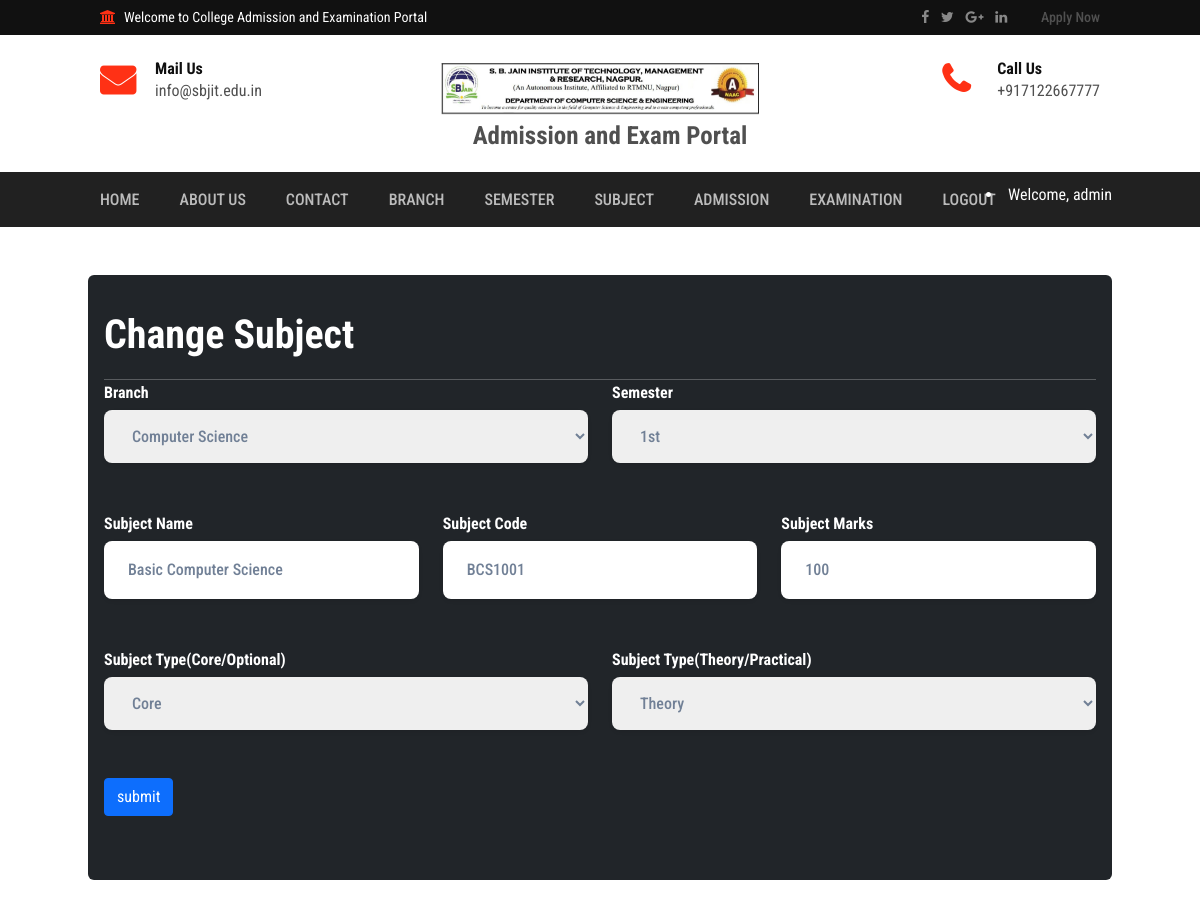
Screenshot of /change-subject/1/ (signed in) with the database file from the repository.
### collegeapp/models.py (models this page shows, shortened)
class Subject(models.Model):
    branch = models.ForeignKey(Branch, on_delete=models.CASCADE, null=True, blank=True)
    semester = models.ForeignKey(Semester, on_delete=models.CASCADE, null=True, blank=True)
    name = models.CharField(max_length=100, null=True, blank=True)
    code = models.CharField(max_length=100, null=True, blank=True)
    subjecttype = models.IntegerField(choices=SUBJECTTYPE, null=True, blank=True)
    theroytype = models.IntegerField(choices=THEORYTYPE, null=True, blank=True)
    marks = models.CharField(max_length=100, null=True, blank=True)
    created = models.DateTimeField(auto_now_add=True, blank=True)

class Branch(models.Model):
    name = models.CharField(max_length=100, null=True, blank=True)
    code = models.CharField(max_length=100, null=True, blank=True)
    created = models.DateTimeField(auto_now_add=True, blank=True)

class Semester(models.Model):
    name = models.CharField(max_length=100, null=True, blank=True)
    created = models.DateTimeField(auto_now_add=True, blank=True)

### collegeapp/views.py (the view, shortened to what this page needs)
# urls.py: path('change-subject/<int:pid>/', change_subject, name='change_subject'),
def change_subject(request, pid=None):
    branch = None
    if pid:
        subject = Subject.objects.get(id=pid)
    semester = Semester.objects.all()
    branch = Branch.objects.all()
    theroytype = THEORYTYPE
    subjecttype = SUBJECTTYPE
    return render(request, 'change_subject.html', locals())

### collegeapp/templates/change_subject.html (shortened to what this page needs)
{% extends 'index.html' %}
{% load static %}
{% load custom_tags %}
{% block body %}
<link rel="stylesheet" href="https://unpkg.com/tailwindcss@^1.0/dist/tailwind.min.css">
<div class="container bg-dark p-3 my-5" style="border-radius:6px">
    <h1>{% if not subject %}Add{% else %}Change{% endif %} Subject</h1><hr style="color:white">
    <form action="{% if not subject %}/add-subject/{% else %}/change-subject/{{subject.id}}/{% endif %}" method="post" enctype="multipart/form-data">
        <div class="row">
            <div class="col-md-6 mb-5">
                <label for="branch" class="font-bold mb-1 text-gray-700 block" style="color:white">Branch</label>
                <select class="w-full px-4 py-3 rounded-lg shadow-sm focus:outline-none focus:shadow-outline text-gray-600 font-medium" name="branch">
                    {% for i in branch %}
                    <option value="{{i.id}}" {% if i.id == subject.branch.id %}selected{% endif %}>{{i.name}}</option>
                    {% endfor %}
                </select>
            </div>
            <div class="col-md-6 mb-5">
                <label for="semester" class="font-bold mb-1 text-gray-700 block" style="color:white">Semester</label>
                <select class="w-full px-4 py-3 rounded-lg shadow-sm focus:outline-none focus:shadow-outline text-gray-600 font-medium" name="semester">
                    {% for i in semester %}
                    <option value="{{i.id}}" {% if i.id == subject.semester.id %}selected{% endif %}>{{i.name}}</option>
                    {% endfor %}
                </select>
            </div>
        </div>
        <div class="row">
            <div class="col-md-4 mb-5">
                <label for="email" class="font-bold mb-1 text-gray-700 block" style="color:white">Subject Name</label>
                <input type="text"
                    class="w-full px-4 py-3 rounded-lg shadow-sm focus:outline-none focus:shadow-outline text-gray-600 font-medium"
                    name="name" placeholder="Enter Subject Name" value="{{subject.name}}">
            </div>
            <div class="col-md-4 mb-5">
                <label for="email" class="font-bold mb-1 text-gray-700 block" style="color:white">Subject Code</label>
                <input type="text"
                    class="w-full px-4 py-3 rounded-lg shadow-sm focus:outline-none focus:shadow-outline text-gray-600 font-medium"
                    name="code" placeholder="Enter Subject Code" value="{{subject.code}}">
            </div>
            <div class="col-md-4 mb-5">
                <label for="email" class="font-bold mb-1 text-gray-700 block" style="color:white">Subject Marks</label>
                <input type="text"
                    class="w-full px-4 py-3 rounded-lg shadow-sm focus:outline-none focus:shadow-outline text-gray-600 font-medium"
                    name="marks" placeholder="Enter marks" value="{{subject.marks}}">
            </div>
        </div>
        <div class="row">
            <div class="col-md-6 mb-5">
                <label for="email" class="font-bold mb-1 text-gray-700 block" style="color:white">Subject Type(Core/Optional)</label>
                <select class="w-full px-4 py-3 rounded-lg shadow-sm focus:outline-none focus:shadow-outline text-gray-600 font-medium" name="subjecttype">
                    {% for i in subjecttype %}
                    <option value="{{i.0}}" {% if i.0 == subject.subjecttype %}selected{% endif %}>{{i.1}}</option>
                    {% endfor %}
                </select>
            </div>
            <div class="col-md-6 mb-5">
                <label for="email" class="font-bold mb-1 text-gray-700 block" style="color:white">Subject Type(Theory/Practical)</label>
                <select class="w-full px-4 py-3 rounded-lg shadow-sm focus:outline-none focus:shadow-outline text-gray-600 font-medium" name="theroytype">
                    {% for i in theroytype %}
                    <option value="{{i.0}}" {% if i.0 == subject.theroytype %}selected{% endif %}>{{i.1}}</option>
                    {% endfor %}
                </select>
            </div>
        </div>
        <input type="submit" class="btn btn-primary mb-5" value="submit"/>
</div>
{% endblock %}

### collegeapp/templates/index.html (shortened to what this page needs)
<!DOCTYPE html>
{% load static %}
<html lang="zxx">
<head>
    <link rel="stylesheet" type="text/css" href="{% static 'css/bootstrap.min.css' %}">
    <link rel="stylesheet" type="text/css" href="{% static 'css/font-awesome.min.css' %}">
    <link rel="stylesheet" type="text/css" href="{% static 'css/animate.css' %}">
    <link rel="stylesheet" type="text/css" href="{% static 'css/owl.carousel.css' %}">
    <link rel="stylesheet" type="text/css" href="{% static 'css/slick.css' %}">
    <link rel="stylesheet" type="text/css" href="{% static 'css/magnific-popup.css' %}">
    <link rel="stylesheet" type="text/css" href="{% static 'css/off-canvas.css' %}">
    <link rel="stylesheet" type="text/css" href="{% static 'css/rsmenu-main.css' %}">
    <link rel="stylesheet" type="text/css" href="{% static 'css/rsmenu-transitions.css' %}">
    <link rel="stylesheet" type="text/css" href="{% static 'style.css' %}">
    <link rel="stylesheet" type="text/css" href="{% static 'css/responsive.css' %}">
    <link rel="stylesheet" href="https://cdnjs.cloudflare.com/ajax/libs/font-awesome/4.7.0/css/font-awesome.min.css">
</head>
<body class="home1">
    <div class="full-width-header">
        <div class="rs-toolbar">
            <div class="container">
                <div class="row">
                    <div class="col-md-6">
                        <div class="rs-toolbar-left">
                            <div class="welcome-message">
                                <i class="fa fa-bank"></i><span>Welcome to College Admission and Examination Portal</span>
                            </div>
                        </div>
                    </div>
                    <div class="col-md-6">
                        <div class="rs-toolbar-right">
                            <div class="toolbar-share-icon">
                                <ul>
                                    <li><a href="https://www.facebook.com/officialsbjain/" target="_blank"><i class="fa fa-facebook"></i></a></li>
                                    <li><a href="https://twitter.com/officialsbjain?s=09" target="_blank"><i class="fa fa-twitter"></i></a></li>
                                    <li><a href="https://www.sbjit.edu.in/" target="_blank"><i class="fa fa-google-plus"></i></a></li>
                                    <li><a href="https://www.linkedin.com/in/s-b-jain-nagpur-7a65a3153/" target="_blank"><i class="fa fa-linkedin"></i></a></li>
                                </ul>
                            </div>
                            <a href="/student-register/" class="apply-btn">Apply Now</a>
                        </div>
                    </div>
                </div>
            </div>
        </div>
        <header id="rs-header" class="rs-header">
            <div class="rs-header-top">
                <div class="container">
                    <div class="row">
                        <div class="col-md-4 col-sm-12">
                            <div class="header-contact">
                                <div id="info-details" class="widget-text">
                                    <i class="fa fa-envelope"></i>
                                    <div class="info-text">
                                        <a href="mailto:info@domain.com">
						                    	<span>Mail Us</span>
												info@sbjit.edu.in
											</a>
                                    </div>
                                </div>
                            </div>
                        </div>
                        <div class="col-md-4 col-sm-12">
                            <div class="logo-area text-center">
                                <a href="/"><img src="{% static 'images/college logo photo.png' %}" style="width:600px;height:60px;padding-bottom: 0.5rem;" alt="logo">
                                    <b style="font-size:25px;margin-left:20px;font-weight:bold">Admission and Exam Portal</b>
                                </a>
                            </div>
                        </div>
                        <div class="col-md-4 col-sm-12">
                            <div class="header-contact pull-right">
                                <div id="phone-details" class="widget-text">
                                    <i class="fa fa-phone"></i>
                                    <div class="info-text">
                                        <a href="tel:4155551234">
						                    	<span>Call Us</span>
												+917122667777
											</a>
                                    </div>
                                </div>
                            </div>
                        </div>
                    </div>
                </div>
            </div>
            <div class="menu-area menu-sticky">
                <div class="container">
                    <div class="main-menu">
                        <div class="row relative">
                            <div class="col-sm-12">
                                <nav class="rs-menu">
                                    <ul class="nav-menu">
                                        <li><a href="/" class="home">Home</a>
                                        </li>
                                        <li> <a href="/about/">About Us</a>
                                        </li>
                                        <li> <a href="/contact/">Contact</a></li>
                                        {% if request.user.is_authenticated %}
                                        {% if request.user.is_staff %}
                                            <li class="menu-item-has-children"> <a href="#">Branch</a>
                                            </li>
                                            <li class="menu-item-has-children"> <a href="#">Semester</a>
                                            </li>
                                            <li class="menu-item-has-children"> <a href="#">Subject</a>
                                            </li>
                                            <li class="menu-item-has-children"> <a href="#">Admission</a>
                                            </li>
                                            <li class="menu-item-has-children"> <a href="#">Examination</a>
                                            </li>
                                            <li> <a href="/logout/">Logout</a></li>
                                        {% else %}
                                            <li> <a href="/complete-registration/">Admission Form</a></li>
                                            <li> <a href="/exam-process">Examination Form</a></li>
                                            <li> <a href="/logout/">Logout</a></li>
                                        {% endif %}
                                        {% else %}
                                            <li> <a href="/student-register/">Register</a></li>
                                            <li> <a href="/login/">Login</a></li>
                                            <li> <a href="/admin-login/">Admin Login</a></li>
                                        {% endif %}
                                    </ul>
                                </nav>
                                <div class="right-bar-icon rs-offcanvas-link text-right">
                                    {% if request.user.is_authenticated %}
                                    {% if request.user.is_staff %}
                                    <li style="color:white;padding-top:10px">Welcome, {{request.user.username}}</li>
                                    {% else %}
                                    <li style="color:white;padding-top:10px">Welcome, {{request.user.first_name}} {{request.user.last_name}}</li>
                                    {% endif %}
                                    {% endif %}
                                </div>
                            </div>
                        </div>
                    </div>
                </div>
            </div>
        </header>
    </div>
    {% block body %}
    {% endblock %}
</body>
</html>

### collegeapp/static/css/off-canvas.css (style rules this page uses)
.rs-menu.rs-menu-close, .sidebar_nav.navbar-inverse { background: transparent; }

### collegeapp/static/css/rsmenu-main.css (style rules this page uses)
.rs-menu { float: left; clear: both; width: 100%; font-size: 0; position: relative; }
.rs-menu ul, .rs-menu li, .rs-menu p, .rs-menu a, .rs-menu div, .rs-menu i { border: 0; margin: 0; padding: 0; }
.rs-menu li { display: block; vertical-align: top; position: relative; }
.rs-menu a { display: block; padding: 16px; }
.rs-menu a { color: #bbb; -webkit-tap-highlight-color: rgba(0, 0, 0, 0); }
.nav-menu>li>a { font-size: 14px; text-transform: uppercase; font-weight: 500; height: 55px; line-height: 55px; }
.rs-menu a { padding: 0px 20px; }
.inner-page .rs-menu ul.nav-menu>li>a, .home3 .rs-menu ul.nav-menu>li>a, .home1 .rs-menu ul.nav-menu>li>a { padding: 0; }
.inner-page .rs-menu ul.nav-menu>li, .home3 .rs-menu ul.nav-menu>li, .home1 .rs-menu ul.nav-menu>li { margin-right: 40px }
.home1 .rs-menu ul.nav-menu>li:last-child { margin-right: 0; }
.rs-menu ul, .home1 .rs-menu ul, .home4 .rs-menu ul { text-align: left; }
.rs-menu li { font-size: 14px; }
.nav-menu { position: relative; }
@media screen and (min-width: 992px) { .rs-menu { height: auto !important; } }
@media screen and (min-width: 992px) { .rs-menu li { display: inline-block; } }

### collegeapp/templates/change_subject.html (style rules this page uses)
h1 { margin-top:2%; margin-bottom:2%; font-size:40px; font-weight:bold; color:white; }

### rows the page displays
Subject: branch "Computer Science", semester "1st", name "Basic Computer Science", code "BCS1001", marks "100", subjecttype "Core", theroytype "Theory"

### other values shown
{{ request.user.username }} "admin"
